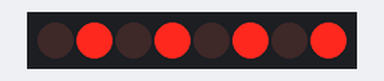
Simulated run of this sketch. Board: Arduino Uno, built with avr-gcc and run on an emulated ATmega328P. Parts: 8 shift-register outputs drawn as a row of LEDs (first output left, lit = HIGH). Wiring (inferred from the names in the program): shift register (74HC595): data pin 12; shift clock pin 9; latch pin 11. Wiring (inferred from the signals the program sends): row of LEDs: on Q0, Q1, Q2, Q3, Q4, Q5, Q6, Q7.

Above: at 0.1 s.
At 1.1 s:
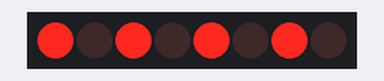
At 2.1 s:
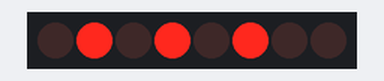
At 3.1 s:
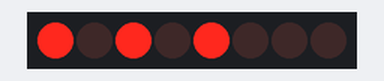
At 5.1 s:
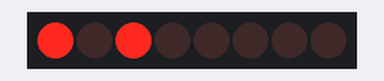
At 7.1 s:
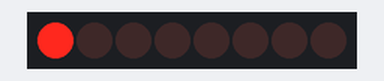
Timing chart, 0 to 9.5 s (numbered marks = the images above):
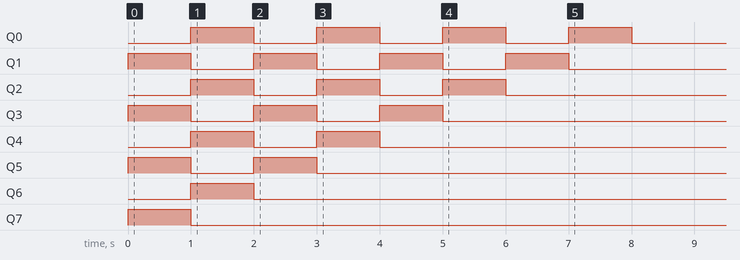

The sketch:

HW_16_Shift_Register_Binary_Shift_Left.ino
```cpp
int latchPin=11;
int clockPin=9;
int dataPin=12;
byte myByte=0B01010101;
int dt=1000;
void setup() {
  // put your setup code here, to run once:
Serial.begin(9600);
pinMode(latchPin,OUTPUT);
pinMode(dataPin,OUTPUT);
pinMode(clockPin,OUTPUT);
}

void loop() {
  // put your main code here, to run repeatedly:
digitalWrite(latchPin,LOW);
shiftOut(dataPin,clockPin,LSBFIRST,myByte);
digitalWrite(latchPin,HIGH);
delay(dt);
myByte=myByte*2;
}
```

Measured:
- by itself, Q0, Q1: alternates HIGH for 1.0 s and LOW for 1.0 s, 8 changes in all, then stays LOW
- by itself, Q2, Q3: alternates HIGH for 1.0 s and LOW for 1.0 s, 6 changes in all, then stays LOW
- by itself, Q4, Q5: alternates HIGH for 1.0 s and LOW for 1.0 s, 4 changes in all, then stays LOW
- by itself, Q6: LOW → HIGH at 1.0 s, → LOW 1.0 s later
- by itself, Q7: LOW → HIGH at 0.00 s, → LOW 1.0 s later
